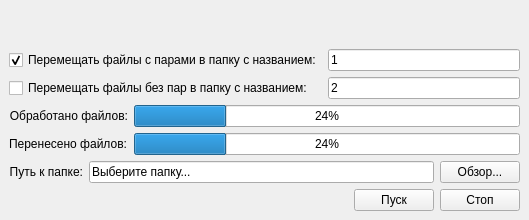
<?xml version="1.0" encoding="UTF-8"?>
<ui version="4.0">
 <class>MainWindow</class>
 <widget class="QMainWindow" name="MainWindow">
  <property name="geometry">
   <rect>
    <x>0</x>
    <y>0</y>
    <width>529</width>
    <height>220</height>
   </rect>
  </property>
  <property name="windowTitle">
   <string>MainWindow</string>
  </property>
  <widget class="QWidget" name="centralwidget">
   <property name="styleSheet">
    <string notr="true"/>
   </property>
   <layout class="QVBoxLayout" name="verticalLayout">
    <item>
     <spacer name="verticalSpacer">
      <property name="orientation">
       <enum>Qt::Vertical</enum>
      </property>
      <property name="sizeHint" stdset="0">
       <size>
        <width>20</width>
        <height>40</height>
       </size>
      </property>
     </spacer>
    </item>
    <item>
     <layout class="QGridLayout" name="gridLayout">
      <item row="0" column="1">
       <widget class="QLineEdit" name="repeatFiles_dir">
        <property name="text">
         <string>1</string>
        </property>
       </widget>
      </item>
      <item row="0" column="0">
       <widget class="QCheckBox" name="moveRepeatFiles">
        <property name="text">
         <string>Перемещать файлы с парами в папку с названием:</string>
        </property>
        <property name="checked">
         <bool>true</bool>
        </property>
       </widget>
      </item>
      <item row="1" column="0">
       <widget class="QCheckBox" name="moveSingleFiles">
        <property name="text">
         <string>Перемещать файлы без пар в папку с названием:</string>
        </property>
       </widget>
      </item>
      <item row="1" column="1">
       <widget class="QLineEdit" name="singleFiles_dir">
        <property name="text">
         <string>2</string>
        </property>
       </widget>
      </item>
     </layout>
    </item>
    <item>
     <layout class="QGridLayout" name="gridLayout_2">
      <item row="0" column="0">
       <widget class="QLabel" name="label">
        <property name="text">
         <string>&lt;html&gt;&lt;head/&gt;&lt;body&gt;&lt;p align=&quot;right&quot;&gt;Обработано файлов:&lt;/p&gt;&lt;/body&gt;&lt;/html&gt;</string>
        </property>
       </widget>
      </item>
      <item row="0" column="1">
       <widget class="QProgressBar" name="sortBar">
        <property name="value">
         <number>24</number>
        </property>
       </widget>
      </item>
      <item row="1" column="0">
       <widget class="QLabel" name="label_3">
        <property name="text">
         <string>Перенесено файлов:</string>
        </property>
       </widget>
      </item>
      <item row="1" column="1">
       <widget class="QProgressBar" name="moveBar">
        <property name="value">
         <number>24</number>
        </property>
       </widget>
      </item>
     </layout>
    </item>
    <item>
     <layout class="QHBoxLayout" name="horizontalLayout">
      <item>
       <widget class="QLabel" name="label_2">
        <property name="text">
         <string>&lt;html&gt;&lt;head/&gt;&lt;body&gt;&lt;p align=&quot;right&quot;&gt;Путь к папке:&lt;/p&gt;&lt;/body&gt;&lt;/html&gt;</string>
        </property>
       </widget>
      </item>
      <item>
       <widget class="QLineEdit" name="dirPath">
        <property name="text">
         <string>Выберите папку...</string>
        </property>
       </widget>
      </item>
      <item>
       <widget class="QPushButton" name="dir_choose_btn">
        <property name="text">
         <string>Обзор...</string>
        </property>
       </widget>
      </item>
     </layout>
    </item>
    <item>
     <layout class="QHBoxLayout" name="horizontalLayout_2">
      <item>
       <spacer name="horizontalSpacer">
        <property name="orientation">
         <enum>Qt::Horizontal</enum>
        </property>
        <property name="sizeHint" stdset="0">
         <size>
          <width>40</width>
          <height>20</height>
         </size>
        </property>
       </spacer>
      </item>
      <item>
       <widget class="QPushButton" name="startButton">
        <property name="text">
         <string>Пуск</string>
        </property>
       </widget>
      </item>
      <item>
       <widget class="QPushButton" name="stopButton">
        <property name="text">
         <string>Стоп</string>
        </property>
       </widget>
      </item>
     </layout>
    </item>
   </layout>
  </widget>
 </widget>
 <resources/>
 <connections/>
</ui>
